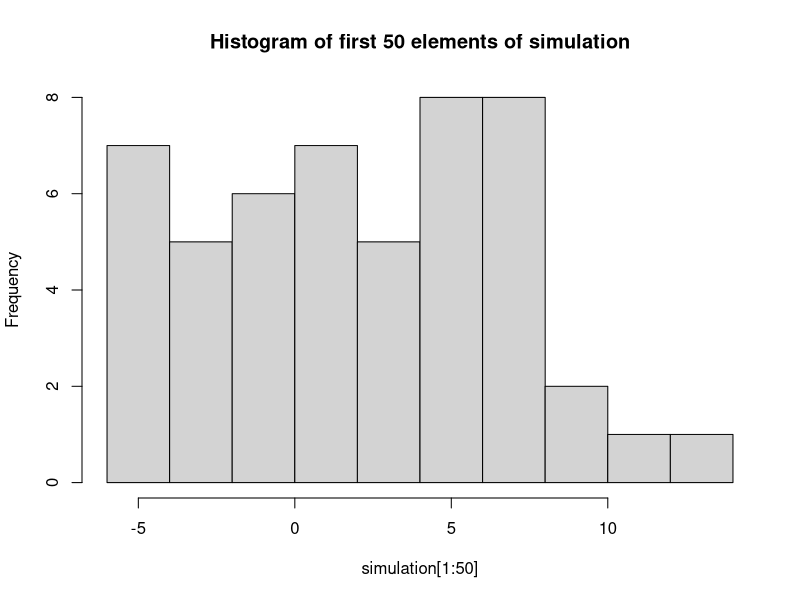
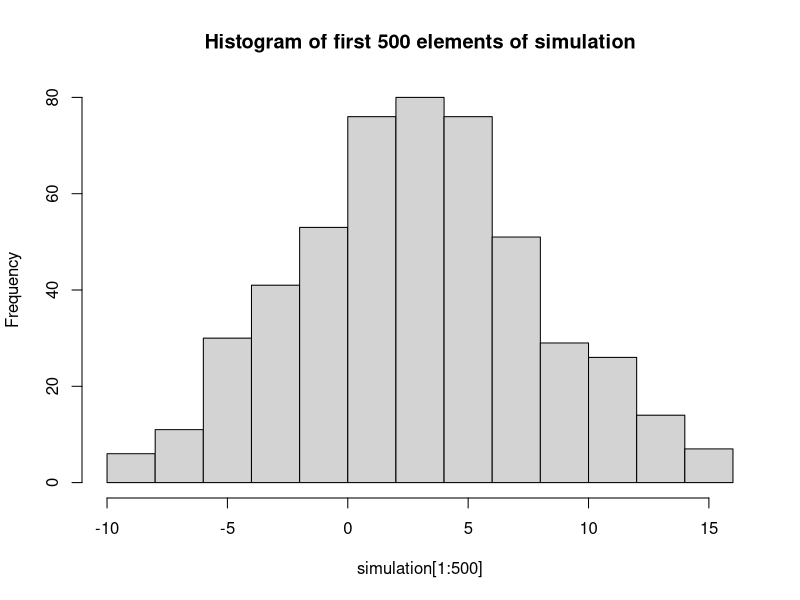
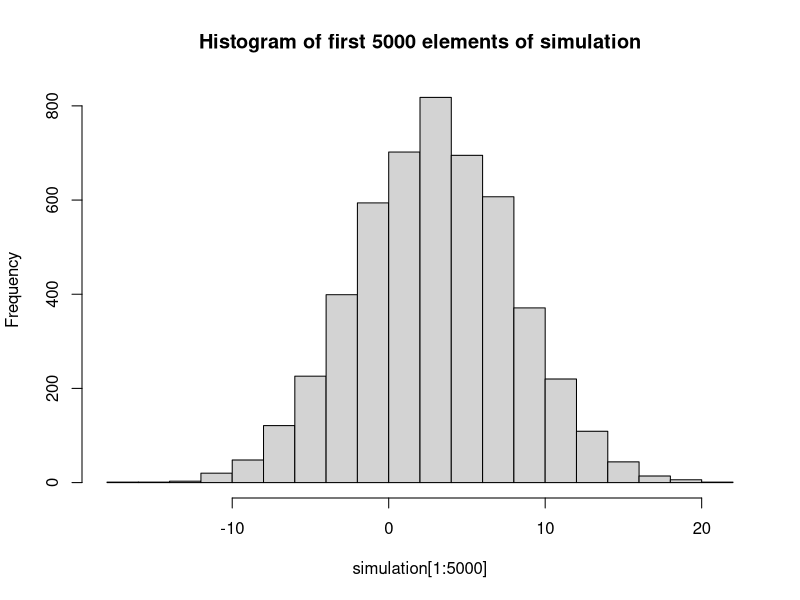
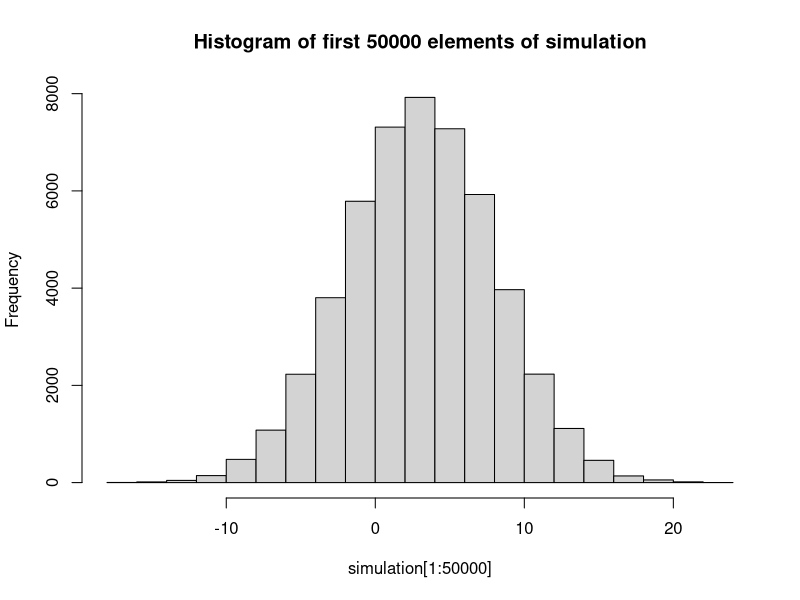
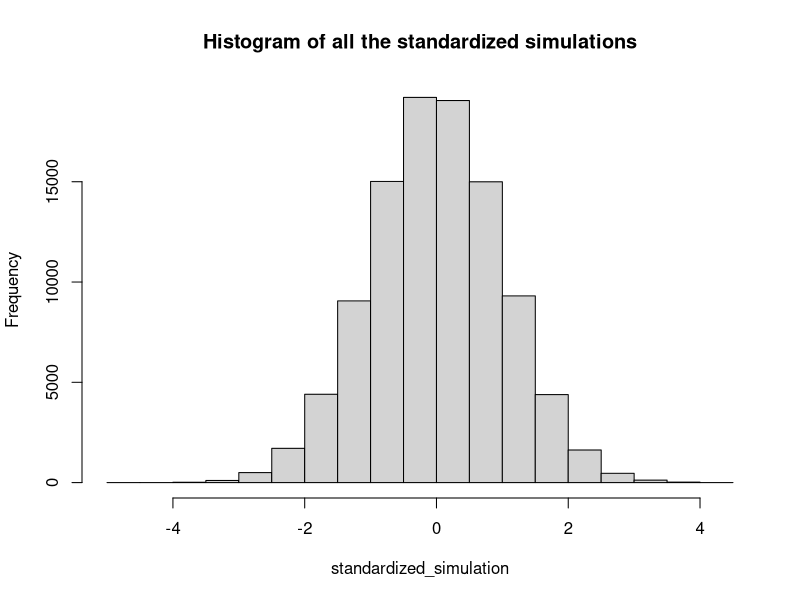
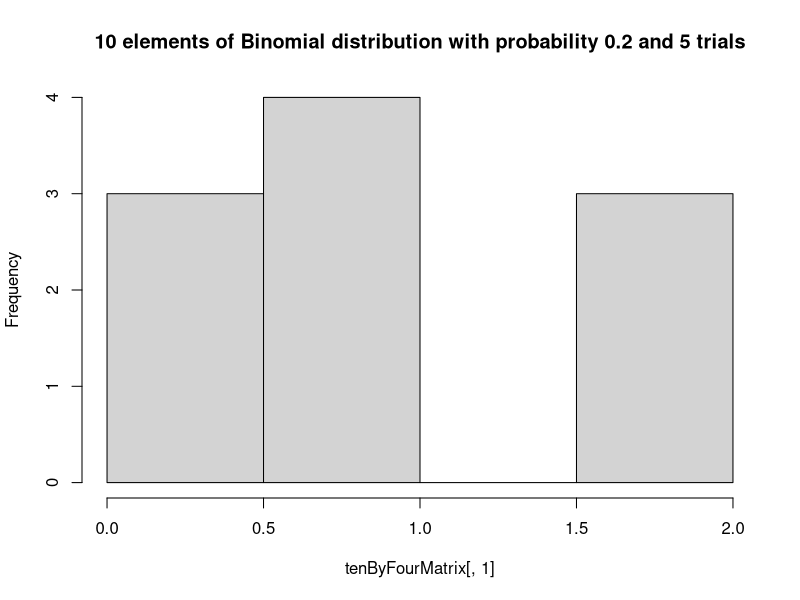
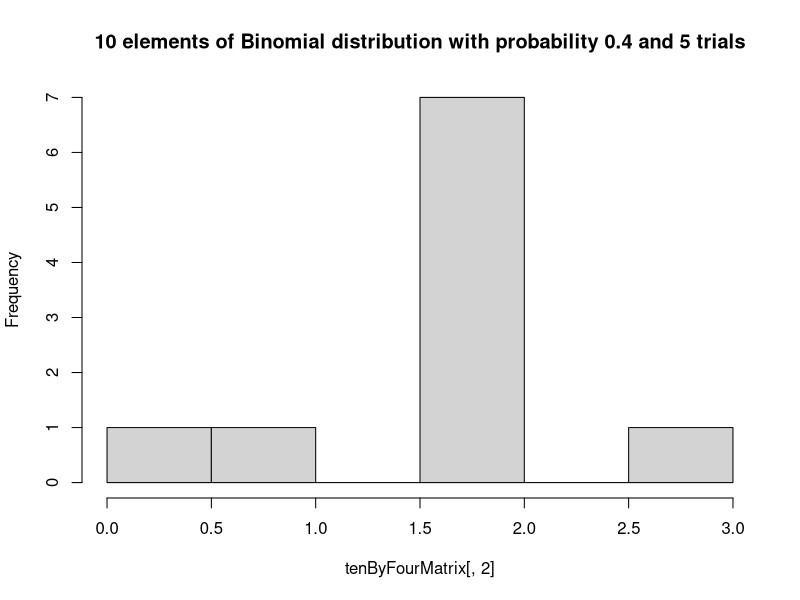
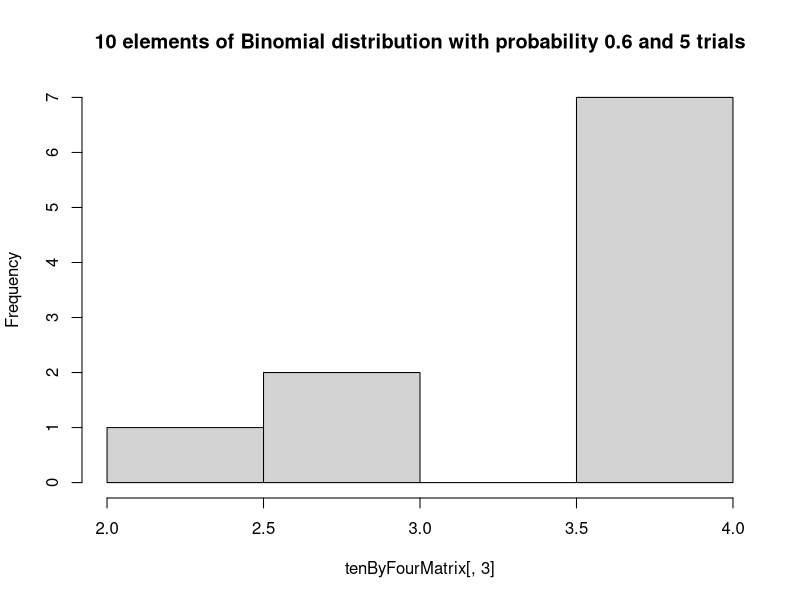

Recreate these plots in R, in order.
## ---- chunk 1
knitr::opts_chunk$set(echo = TRUE)
## ---- chunk 2
#Making a vector x with 100,000 simulations with a mean of 3 and sd of 5
simulation <- c(rnorm(100000, 3, 5))
#Printing out the first 5 elements of vector x
head(simulation, 5)
## ---- chunk 3
#Making 4 histograms of the simulation one for the first 50, 500, 5000, and 50000 elements
#Also changing creating a title for each histogram
hist(simulation[1:50], main = "Histogram of first 50 elements of simulation")
hist(simulation[1:500], main = "Histogram of first 500 elements of simulation")
hist(simulation[1:5000], main = "Histogram of first 5000 elements of simulation")
hist(simulation[1:50000], main = "Histogram of first 50000 elements of simulation")
## ---- chunk 4
#Calculating the mean of the simulation vector
mean_simulation <- mean(simulation)
#Calculating the standard deviation of the simulation vector
sd_simulation <- sd(simulation)
## ---- chunk 5
# Creating the standardized vector by subtracting the mean and dividing each element by the sd and storing it in a new vector
standardized_simulation <- (simulation - mean_simulation) / sd_simulation  
# Making a histogram of all the standardized simulations
hist(standardized_simulation, main = "Histogram of all the standardized simulations")
## ---- chunk 6
# Calculating the percent of simulations we expect to see above 1.64484
simulation2 <- pnorm(1.644854, mean = 0, sd = 1, lower.tail = FALSE)
# Comparing this to the proportion of standardized simulations that are above 1.644854
percent_of_simulation <- mean(standardized_simulation > 1.644854)
## ---- chunk 7
# Calculating the proportion standardized simulations above 1.644854
# Once for the first 10, 100, 1000, 10000 simulations respectivily
first10StandardizedSimulations <- mean(standardized_simulation[1:10] > 1.644854)
first100StandardizedSimulations <- mean(standardized_simulation[1:100] > 1.644854)
first1000StandardizedSimulations <- mean(standardized_simulation[1:1000] > 1.644854)
first10000StandardizedSimulations <- mean(standardized_simulation[1:10000] > 1.644854)
## ---- chunk 8
# Creating 2 empty matrices one 10 by 4 and one 10000 by 4
tenByFourMatrix <- matrix(NA, nrow = 10, ncol = 4)
tenThousandByFourMatrix <- matrix(NA, nrow = 10000, ncol = 4)
## ---- chunk 9
# Putting in values into the 2 matrices by using a Binomial distribution
# Each column has a different probability 0.2, 0.4,0.6, 0.8 respectively  
tenByFourMatrix[, 1] <- rbinom(10, 5, 0.2)
tenByFourMatrix[, 2] <- rbinom(10, 5, 0.4)
tenByFourMatrix[, 3] <- rbinom(10, 5, 0.6)
tenByFourMatrix[, 4] <- rbinom(10, 5, 0.8)
# For the larger matrix
tenThousandByFourMatrix[, 1] <- rbinom(10000, 5, 0.2)
tenThousandByFourMatrix[, 2] <- rbinom(10000, 5, 0.4)
tenThousandByFourMatrix[, 3] <- rbinom(10000, 5, 0.6)
tenThousandByFourMatrix[, 4] <- rbinom(10000, 5, 0.8)
## ---- chunk 10
# Creating histograms for each column of the 2 matrices
hist(tenByFourMatrix[, 1], main = "10 elements of Binomial distribution with probability 0.2 and 5 trials")
hist(tenByFourMatrix[, 2], main = "10 elements of Binomial distribution with probability 0.4 and 5 trials")
hist(tenByFourMatrix[, 3], main = "10 elements of Binomial distribution with probability 0.6 and 5 trials")
hist(tenByFourMatrix[, 4], main = "10 elements of Binomial distribution with probability 0.8 and 5 trials")
hist(tenThousandByFourMatrix[, 1], main = "100000 elements of Binomial distribution with probability 0.2 and 5 trials")
hist(tenThousandByFourMatrix[, 2], main = "100000 elements of Binomial distribution with probability 0.4 and 5 trials")
hist(tenThousandByFourMatrix[, 3], main = "100000 elements of Binomial distribution with probability 0.6 and 5 trials")
hist(tenThousandByFourMatrix[, 4], main = "100000 elements of Binomial distribution with probability 0.8 and 5 trials")
## ---- chunk 11
# Making a table with the col means 
library(knitr)
library(kableExtra)
twoByFourMatrix <- matrix(c(mean(tenByFourMatrix[, 1]),
                      mean(tenByFourMatrix[, 2]),
                      mean(tenByFourMatrix[, 3]),
                      mean(tenByFourMatrix[, 4]),
                      mean(tenThousandByFourMatrix[, 1]),
                      mean(tenThousandByFourMatrix[, 2]),
                      mean(tenThousandByFourMatrix[, 3]),
                      mean(tenThousandByFourMatrix[, 4])),
                      nrow = 2, ncol = 4, byrow = TRUE)
colnames(twoByFourMatrix) <- c("1st Col", "2nd Col", "3rd Col", "4th Col")
rownames(twoByFourMatrix) <- c("Size 10", "Size 10000")
kable_styling(kable(twoByFourMatrix))
## ---- chunk 12
expectedColMean <- c(5 * 0.2, 5 * 0.4, 5 * 0.6, 5 * 0.8)
## ---- chunk 13
# Calculating the variance  for each column
variance_twoByFourMatrix <- matrix(c(var(tenByFourMatrix[, 1]),
                      var(tenByFourMatrix[, 2]),
                      var(tenByFourMatrix[, 3]),
                      var(tenByFourMatrix[, 4]),
                      var(tenThousandByFourMatrix[, 1]),
                      var(tenThousandByFourMatrix[, 2]),
                      var(tenThousandByFourMatrix[, 3]),
                      var(tenThousandByFourMatrix[, 4])),
                      nrow = 2, ncol = 4, byrow = TRUE)
